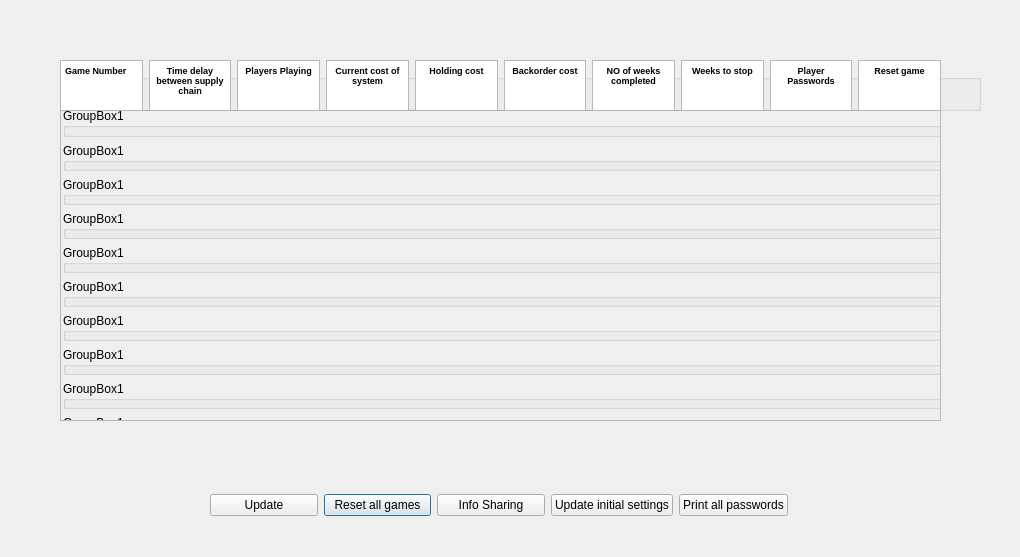
<?xml version="1.0" encoding="UTF-8"?>
<ui version="4.0">
 <class>Instructors_dashboard</class>
 <widget class="QDialog" name="Instructors_dashboard">
  <property name="geometry">
   <rect>
    <x>0</x>
    <y>0</y>
    <width>1020</width>
    <height>557</height>
   </rect>
  </property>
  <property name="windowTitle">
   <string>Dialog</string>
  </property>
  <widget class="QScrollArea" name="scrollArea">
   <property name="geometry">
    <rect>
     <x>60</x>
     <y>110</y>
     <width>881</width>
     <height>311</height>
    </rect>
   </property>
   <property name="widgetResizable">
    <bool>true</bool>
   </property>
   <widget class="QWidget" name="scrollAreaWidgetContents">
    <property name="geometry">
     <rect>
      <x>0</x>
      <y>0</y>
      <width>879</width>
      <height>309</height>
     </rect>
    </property>
    <widget class="QWidget" name="">
     <property name="geometry">
      <rect>
       <x>2</x>
       <y>-3</y>
       <width>883</width>
       <height>1322</height>
      </rect>
     </property>
     <layout class="QVBoxLayout" name="verticalLayout">
      <item>
       <widget class="QGroupBox" name="groupBox_2">
        <property name="minimumSize">
         <size>
          <width>881</width>
          <height>0</height>
         </size>
        </property>
        <property name="title">
         <string>GroupBox1</string>
        </property>
       </widget>
      </item>
      <item>
       <widget class="QGroupBox" name="groupBox_3">
        <property name="minimumSize">
         <size>
          <width>881</width>
          <height>0</height>
         </size>
        </property>
        <property name="title">
         <string>GroupBox1</string>
        </property>
       </widget>
      </item>
      <item>
       <widget class="QGroupBox" name="groupBox_6">
        <property name="minimumSize">
         <size>
          <width>881</width>
          <height>0</height>
         </size>
        </property>
        <property name="title">
         <string>GroupBox1</string>
        </property>
       </widget>
      </item>
      <item>
       <widget class="QGroupBox" name="groupBox_7">
        <property name="minimumSize">
         <size>
          <width>881</width>
          <height>0</height>
         </size>
        </property>
        <property name="title">
         <string>GroupBox1</string>
        </property>
       </widget>
      </item>
      <item>
       <widget class="QGroupBox" name="groupBox_9">
        <property name="minimumSize">
         <size>
          <width>881</width>
          <height>0</height>
         </size>
        </property>
        <property name="title">
         <string>GroupBox1</string>
        </property>
       </widget>
      </item>
      <item>
       <widget class="QGroupBox" name="groupBox_11">
        <property name="minimumSize">
         <size>
          <width>881</width>
          <height>0</height>
         </size>
        </property>
        <property name="title">
         <string>GroupBox1</string>
        </property>
       </widget>
      </item>
      <item>
       <widget class="QGroupBox" name="groupBox_8">
        <property name="minimumSize">
         <size>
          <width>881</width>
          <height>0</height>
         </size>
        </property>
        <property name="title">
         <string>GroupBox1</string>
        </property>
       </widget>
      </item>
      <item>
       <widget class="QGroupBox" name="groupBox_12">
        <property name="minimumSize">
         <size>
          <width>881</width>
          <height>0</height>
         </size>
        </property>
        <property name="title">
         <string>GroupBox1</string>
        </property>
       </widget>
      </item>
      <item>
       <widget class="QGroupBox" name="groupBox_13">
        <property name="minimumSize">
         <size>
          <width>881</width>
          <height>0</height>
         </size>
        </property>
        <property name="title">
         <string>GroupBox1</string>
        </property>
       </widget>
      </item>
      <item>
       <widget class="QGroupBox" name="groupBox_4">
        <property name="minimumSize">
         <size>
          <width>881</width>
          <height>0</height>
         </size>
        </property>
        <property name="title">
         <string>GroupBox1</string>
        </property>
       </widget>
      </item>
      <item>
       <widget class="QGroupBox" name="groupBox_14">
        <property name="minimumSize">
         <size>
          <width>881</width>
          <height>0</height>
         </size>
        </property>
        <property name="title">
         <string>GroupBox1</string>
        </property>
       </widget>
      </item>
      <item>
       <widget class="QGroupBox" name="groupBox_10">
        <property name="minimumSize">
         <size>
          <width>881</width>
          <height>0</height>
         </size>
        </property>
        <property name="title">
         <string>GroupBox1</string>
        </property>
       </widget>
      </item>
      <item>
       <widget class="QGroupBox" name="groupBox_26">
        <property name="minimumSize">
         <size>
          <width>881</width>
          <height>0</height>
         </size>
        </property>
        <property name="title">
         <string>GroupBox1</string>
        </property>
       </widget>
      </item>
      <item>
       <widget class="QGroupBox" name="groupBox_21">
        <property name="minimumSize">
         <size>
          <width>881</width>
          <height>0</height>
         </size>
        </property>
        <property name="title">
         <string>GroupBox1</string>
        </property>
       </widget>
      </item>
      <item>
       <widget class="QGroupBox" name="groupBox_20">
        <property name="minimumSize">
         <size>
          <width>881</width>
          <height>0</height>
         </size>
        </property>
        <property name="title">
         <string>GroupBox1</string>
        </property>
       </widget>
      </item>
      <item>
       <widget class="QGroupBox" name="groupBox_19">
        <property name="minimumSize">
         <size>
          <width>881</width>
          <height>0</height>
         </size>
        </property>
        <property name="title">
         <string>GroupBox1</string>
        </property>
       </widget>
      </item>
      <item>
       <widget class="QGroupBox" name="groupBox_15">
        <property name="minimumSize">
         <size>
          <width>881</width>
          <height>0</height>
         </size>
        </property>
        <property name="title">
         <string>GroupBox1</string>
        </property>
       </widget>
      </item>
      <item>
       <widget class="QGroupBox" name="groupBox_16">
        <property name="minimumSize">
         <size>
          <width>881</width>
          <height>0</height>
         </size>
        </property>
        <property name="title">
         <string>GroupBox1</string>
        </property>
       </widget>
      </item>
      <item>
       <widget class="QGroupBox" name="groupBox_39">
        <property name="minimumSize">
         <size>
          <width>881</width>
          <height>0</height>
         </size>
        </property>
        <property name="title">
         <string>GroupBox1</string>
        </property>
       </widget>
      </item>
      <item>
       <widget class="QGroupBox" name="groupBox_37">
        <property name="minimumSize">
         <size>
          <width>881</width>
          <height>0</height>
         </size>
        </property>
        <property name="title">
         <string>GroupBox1</string>
        </property>
       </widget>
      </item>
      <item>
       <widget class="QGroupBox" name="groupBox_34">
        <property name="minimumSize">
         <size>
          <width>881</width>
          <height>0</height>
         </size>
        </property>
        <property name="title">
         <string>GroupBox1</string>
        </property>
       </widget>
      </item>
      <item>
       <widget class="QGroupBox" name="groupBox_30">
        <property name="minimumSize">
         <size>
          <width>881</width>
          <height>0</height>
         </size>
        </property>
        <property name="title">
         <string>GroupBox1</string>
        </property>
       </widget>
      </item>
      <item>
       <widget class="QGroupBox" name="groupBox_38">
        <property name="minimumSize">
         <size>
          <width>881</width>
          <height>0</height>
         </size>
        </property>
        <property name="title">
         <string>GroupBox1</string>
        </property>
       </widget>
      </item>
      <item>
       <widget class="QGroupBox" name="groupBox_29">
        <property name="minimumSize">
         <size>
          <width>881</width>
          <height>0</height>
         </size>
        </property>
        <property name="title">
         <string>GroupBox1</string>
        </property>
       </widget>
      </item>
      <item>
       <widget class="QGroupBox" name="groupBox_36">
        <property name="minimumSize">
         <size>
          <width>881</width>
          <height>0</height>
         </size>
        </property>
        <property name="title">
         <string>GroupBox1</string>
        </property>
       </widget>
      </item>
      <item>
       <widget class="QGroupBox" name="groupBox_33">
        <property name="minimumSize">
         <size>
          <width>881</width>
          <height>0</height>
         </size>
        </property>
        <property name="title">
         <string>GroupBox1</string>
        </property>
       </widget>
      </item>
      <item>
       <widget class="QGroupBox" name="groupBox_32">
        <property name="minimumSize">
         <size>
          <width>881</width>
          <height>0</height>
         </size>
        </property>
        <property name="title">
         <string>GroupBox1</string>
        </property>
       </widget>
      </item>
      <item>
       <widget class="QGroupBox" name="groupBox_35">
        <property name="minimumSize">
         <size>
          <width>881</width>
          <height>0</height>
         </size>
        </property>
        <property name="title">
         <string>GroupBox1</string>
        </property>
       </widget>
      </item>
      <item>
       <widget class="QGroupBox" name="groupBox_31">
        <property name="minimumSize">
         <size>
          <width>881</width>
          <height>0</height>
         </size>
        </property>
        <property name="title">
         <string>GroupBox1</string>
        </property>
       </widget>
      </item>
      <item>
       <widget class="QGroupBox" name="groupBox_28">
        <property name="minimumSize">
         <size>
          <width>881</width>
          <height>0</height>
         </size>
        </property>
        <property name="title">
         <string>GroupBox1</string>
        </property>
       </widget>
      </item>
      <item>
       <widget class="QGroupBox" name="groupBox_40">
        <property name="minimumSize">
         <size>
          <width>881</width>
          <height>0</height>
         </size>
        </property>
        <property name="title">
         <string>GroupBox1</string>
        </property>
       </widget>
      </item>
      <item>
       <widget class="QGroupBox" name="groupBox_22">
        <property name="minimumSize">
         <size>
          <width>881</width>
          <height>0</height>
         </size>
        </property>
        <property name="title">
         <string>GroupBox1</string>
        </property>
       </widget>
      </item>
      <item>
       <widget class="QGroupBox" name="groupBox_25">
        <property name="minimumSize">
         <size>
          <width>881</width>
          <height>0</height>
         </size>
        </property>
        <property name="title">
         <string>GroupBox1</string>
        </property>
       </widget>
      </item>
      <item>
       <widget class="QGroupBox" name="groupBox_24">
        <property name="minimumSize">
         <size>
          <width>881</width>
          <height>0</height>
         </size>
        </property>
        <property name="title">
         <string>GroupBox1</string>
        </property>
       </widget>
      </item>
      <item>
       <widget class="QGroupBox" name="groupBox_18">
        <property name="minimumSize">
         <size>
          <width>881</width>
          <height>0</height>
         </size>
        </property>
        <property name="title">
         <string>GroupBox1</string>
        </property>
       </widget>
      </item>
      <item>
       <widget class="QGroupBox" name="groupBox_17">
        <property name="minimumSize">
         <size>
          <width>881</width>
          <height>0</height>
         </size>
        </property>
        <property name="title">
         <string>GroupBox1</string>
        </property>
       </widget>
      </item>
      <item>
       <widget class="QGroupBox" name="groupBox_23">
        <property name="minimumSize">
         <size>
          <width>881</width>
          <height>0</height>
         </size>
        </property>
        <property name="title">
         <string>GroupBox1</string>
        </property>
       </widget>
      </item>
      <item>
       <widget class="QGroupBox" name="groupBox_27">
        <property name="minimumSize">
         <size>
          <width>881</width>
          <height>0</height>
         </size>
        </property>
        <property name="title">
         <string>GroupBox1</string>
        </property>
       </widget>
      </item>
      <item>
       <widget class="QGroupBox" name="groupBox_5">
        <property name="minimumSize">
         <size>
          <width>881</width>
          <height>0</height>
         </size>
        </property>
        <property name="title">
         <string>GroupBox1</string>
        </property>
       </widget>
      </item>
     </layout>
    </widget>
   </widget>
  </widget>
  <widget class="QGroupBox" name="groupBox">
   <property name="geometry">
    <rect>
     <x>60</x>
     <y>60</y>
     <width>921</width>
     <height>51</height>
    </rect>
   </property>
   <property name="title">
    <string>GroupBox</string>
   </property>
   <widget class="QWidget" name="">
    <property name="geometry">
     <rect>
      <x>0</x>
      <y>0</y>
      <width>881</width>
      <height>51</height>
     </rect>
    </property>
    <layout class="QHBoxLayout" name="horizontalLayout">
     <item>
      <widget class="QTextBrowser" name="textBrowser">
       <property name="html">
        <string>&lt;!DOCTYPE HTML PUBLIC &quot;-//W3C//DTD HTML 4.0//EN&quot; &quot;http://www.w3.org/TR/REC-html40/strict.dtd&quot;&gt;
&lt;html&gt;&lt;head&gt;&lt;meta name=&quot;qrichtext&quot; content=&quot;1&quot; /&gt;&lt;style type=&quot;text/css&quot;&gt;
p, li { white-space: pre-wrap; }
&lt;/style&gt;&lt;/head&gt;&lt;body style=&quot; font-family:'Noto Sans'; font-size:9pt; font-weight:400; font-style:normal;&quot;&gt;
&lt;p style=&quot; margin-top:0px; margin-bottom:0px; margin-left:0px; margin-right:0px; -qt-block-indent:0; text-indent:0px;&quot;&gt;&lt;span style=&quot; font-size:7pt; font-weight:600;&quot;&gt;Game Number&lt;/span&gt;&lt;/p&gt;&lt;/body&gt;&lt;/html&gt;</string>
       </property>
      </widget>
     </item>
     <item>
      <widget class="QTextBrowser" name="textBrowser_2">
       <property name="html">
        <string>&lt;!DOCTYPE HTML PUBLIC &quot;-//W3C//DTD HTML 4.0//EN&quot; &quot;http://www.w3.org/TR/REC-html40/strict.dtd&quot;&gt;
&lt;html&gt;&lt;head&gt;&lt;meta name=&quot;qrichtext&quot; content=&quot;1&quot; /&gt;&lt;style type=&quot;text/css&quot;&gt;
p, li { white-space: pre-wrap; }
&lt;/style&gt;&lt;/head&gt;&lt;body style=&quot; font-family:'Noto Sans'; font-size:9pt; font-weight:400; font-style:normal;&quot;&gt;
&lt;p align=&quot;center&quot; style=&quot; margin-top:0px; margin-bottom:0px; margin-left:0px; margin-right:0px; -qt-block-indent:0; text-indent:0px;&quot;&gt;&lt;span style=&quot; font-size:7pt; font-weight:600;&quot;&gt;Time delay between supply chain&lt;/span&gt;&lt;/p&gt;&lt;/body&gt;&lt;/html&gt;</string>
       </property>
      </widget>
     </item>
     <item>
      <widget class="QTextBrowser" name="textBrowser_3">
       <property name="html">
        <string>&lt;!DOCTYPE HTML PUBLIC &quot;-//W3C//DTD HTML 4.0//EN&quot; &quot;http://www.w3.org/TR/REC-html40/strict.dtd&quot;&gt;
&lt;html&gt;&lt;head&gt;&lt;meta name=&quot;qrichtext&quot; content=&quot;1&quot; /&gt;&lt;style type=&quot;text/css&quot;&gt;
p, li { white-space: pre-wrap; }
&lt;/style&gt;&lt;/head&gt;&lt;body style=&quot; font-family:'Noto Sans'; font-size:9pt; font-weight:400; font-style:normal;&quot;&gt;
&lt;p align=&quot;center&quot; style=&quot; margin-top:0px; margin-bottom:0px; margin-left:0px; margin-right:0px; -qt-block-indent:0; text-indent:0px;&quot;&gt;&lt;span style=&quot; font-size:7pt; font-weight:600;&quot;&gt;Players Playing&lt;/span&gt;&lt;/p&gt;&lt;/body&gt;&lt;/html&gt;</string>
       </property>
      </widget>
     </item>
     <item>
      <widget class="QTextBrowser" name="textBrowser_9">
       <property name="html">
        <string>&lt;!DOCTYPE HTML PUBLIC &quot;-//W3C//DTD HTML 4.0//EN&quot; &quot;http://www.w3.org/TR/REC-html40/strict.dtd&quot;&gt;
&lt;html&gt;&lt;head&gt;&lt;meta name=&quot;qrichtext&quot; content=&quot;1&quot; /&gt;&lt;style type=&quot;text/css&quot;&gt;
p, li { white-space: pre-wrap; }
&lt;/style&gt;&lt;/head&gt;&lt;body style=&quot; font-family:'Noto Sans'; font-size:9pt; font-weight:400; font-style:normal;&quot;&gt;
&lt;p align=&quot;center&quot; style=&quot; margin-top:0px; margin-bottom:0px; margin-left:0px; margin-right:0px; -qt-block-indent:0; text-indent:0px;&quot;&gt;&lt;span style=&quot; font-size:7pt; font-weight:600;&quot;&gt;Current cost of system&lt;/span&gt;&lt;/p&gt;&lt;/body&gt;&lt;/html&gt;</string>
       </property>
      </widget>
     </item>
     <item>
      <widget class="QTextBrowser" name="textBrowser_8">
       <property name="html">
        <string>&lt;!DOCTYPE HTML PUBLIC &quot;-//W3C//DTD HTML 4.0//EN&quot; &quot;http://www.w3.org/TR/REC-html40/strict.dtd&quot;&gt;
&lt;html&gt;&lt;head&gt;&lt;meta name=&quot;qrichtext&quot; content=&quot;1&quot; /&gt;&lt;style type=&quot;text/css&quot;&gt;
p, li { white-space: pre-wrap; }
&lt;/style&gt;&lt;/head&gt;&lt;body style=&quot; font-family:'Noto Sans'; font-size:9pt; font-weight:400; font-style:normal;&quot;&gt;
&lt;p align=&quot;center&quot; style=&quot; margin-top:0px; margin-bottom:0px; margin-left:0px; margin-right:0px; -qt-block-indent:0; text-indent:0px;&quot;&gt;&lt;span style=&quot; font-size:7pt; font-weight:600;&quot;&gt;Holding cost&lt;/span&gt;&lt;/p&gt;&lt;/body&gt;&lt;/html&gt;</string>
       </property>
      </widget>
     </item>
     <item>
      <widget class="QTextBrowser" name="textBrowser_6">
       <property name="html">
        <string>&lt;!DOCTYPE HTML PUBLIC &quot;-//W3C//DTD HTML 4.0//EN&quot; &quot;http://www.w3.org/TR/REC-html40/strict.dtd&quot;&gt;
&lt;html&gt;&lt;head&gt;&lt;meta name=&quot;qrichtext&quot; content=&quot;1&quot; /&gt;&lt;style type=&quot;text/css&quot;&gt;
p, li { white-space: pre-wrap; }
&lt;/style&gt;&lt;/head&gt;&lt;body style=&quot; font-family:'Noto Sans'; font-size:9pt; font-weight:400; font-style:normal;&quot;&gt;
&lt;p align=&quot;center&quot; style=&quot; margin-top:0px; margin-bottom:0px; margin-left:0px; margin-right:0px; -qt-block-indent:0; text-indent:0px;&quot;&gt;&lt;span style=&quot; font-size:7pt; font-weight:600;&quot;&gt;Backorder cost&lt;/span&gt;&lt;/p&gt;&lt;/body&gt;&lt;/html&gt;</string>
       </property>
      </widget>
     </item>
     <item>
      <widget class="QTextBrowser" name="textBrowser_7">
       <property name="html">
        <string>&lt;!DOCTYPE HTML PUBLIC &quot;-//W3C//DTD HTML 4.0//EN&quot; &quot;http://www.w3.org/TR/REC-html40/strict.dtd&quot;&gt;
&lt;html&gt;&lt;head&gt;&lt;meta name=&quot;qrichtext&quot; content=&quot;1&quot; /&gt;&lt;style type=&quot;text/css&quot;&gt;
p, li { white-space: pre-wrap; }
&lt;/style&gt;&lt;/head&gt;&lt;body style=&quot; font-family:'Noto Sans'; font-size:9pt; font-weight:400; font-style:normal;&quot;&gt;
&lt;p align=&quot;center&quot; style=&quot; margin-top:0px; margin-bottom:0px; margin-left:0px; margin-right:0px; -qt-block-indent:0; text-indent:0px;&quot;&gt;&lt;span style=&quot; font-size:7pt; font-weight:600;&quot;&gt;NO of weeks completed&lt;/span&gt;&lt;/p&gt;&lt;/body&gt;&lt;/html&gt;</string>
       </property>
      </widget>
     </item>
     <item>
      <widget class="QTextBrowser" name="textBrowser_5">
       <property name="html">
        <string>&lt;!DOCTYPE HTML PUBLIC &quot;-//W3C//DTD HTML 4.0//EN&quot; &quot;http://www.w3.org/TR/REC-html40/strict.dtd&quot;&gt;
&lt;html&gt;&lt;head&gt;&lt;meta name=&quot;qrichtext&quot; content=&quot;1&quot; /&gt;&lt;style type=&quot;text/css&quot;&gt;
p, li { white-space: pre-wrap; }
&lt;/style&gt;&lt;/head&gt;&lt;body style=&quot; font-family:'Noto Sans'; font-size:9pt; font-weight:400; font-style:normal;&quot;&gt;
&lt;p align=&quot;center&quot; style=&quot; margin-top:0px; margin-bottom:0px; margin-left:0px; margin-right:0px; -qt-block-indent:0; text-indent:0px;&quot;&gt;&lt;span style=&quot; font-size:7pt; font-weight:600;&quot;&gt;Weeks to stop&lt;/span&gt;&lt;/p&gt;&lt;/body&gt;&lt;/html&gt;</string>
       </property>
      </widget>
     </item>
     <item>
      <widget class="QTextBrowser" name="textBrowser_4">
       <property name="html">
        <string>&lt;!DOCTYPE HTML PUBLIC &quot;-//W3C//DTD HTML 4.0//EN&quot; &quot;http://www.w3.org/TR/REC-html40/strict.dtd&quot;&gt;
&lt;html&gt;&lt;head&gt;&lt;meta name=&quot;qrichtext&quot; content=&quot;1&quot; /&gt;&lt;style type=&quot;text/css&quot;&gt;
p, li { white-space: pre-wrap; }
&lt;/style&gt;&lt;/head&gt;&lt;body style=&quot; font-family:'Noto Sans'; font-size:9pt; font-weight:400; font-style:normal;&quot;&gt;
&lt;p align=&quot;center&quot; style=&quot; margin-top:0px; margin-bottom:0px; margin-left:0px; margin-right:0px; -qt-block-indent:0; text-indent:0px;&quot;&gt;&lt;span style=&quot; font-size:7pt; font-weight:600;&quot;&gt;Player Passwords&lt;/span&gt;&lt;/p&gt;&lt;/body&gt;&lt;/html&gt;</string>
       </property>
      </widget>
     </item>
     <item>
      <widget class="QTextBrowser" name="textBrowser_10">
       <property name="html">
        <string>&lt;!DOCTYPE HTML PUBLIC &quot;-//W3C//DTD HTML 4.0//EN&quot; &quot;http://www.w3.org/TR/REC-html40/strict.dtd&quot;&gt;
&lt;html&gt;&lt;head&gt;&lt;meta name=&quot;qrichtext&quot; content=&quot;1&quot; /&gt;&lt;style type=&quot;text/css&quot;&gt;
p, li { white-space: pre-wrap; }
&lt;/style&gt;&lt;/head&gt;&lt;body style=&quot; font-family:'Noto Sans'; font-size:9pt; font-weight:400; font-style:normal;&quot;&gt;
&lt;p align=&quot;center&quot; style=&quot; margin-top:0px; margin-bottom:0px; margin-left:0px; margin-right:0px; -qt-block-indent:0; text-indent:0px;&quot;&gt;&lt;span style=&quot; font-size:7pt; font-weight:600;&quot;&gt;Reset game&lt;/span&gt;&lt;/p&gt;&lt;/body&gt;&lt;/html&gt;</string>
       </property>
      </widget>
     </item>
    </layout>
   </widget>
  </widget>
  <widget class="QWidget" name="">
   <property name="geometry">
    <rect>
     <x>160</x>
     <y>490</y>
     <width>678</width>
     <height>31</height>
    </rect>
   </property>
   <layout class="QGridLayout" name="gridLayout_2">
    <property name="leftMargin">
     <number>50</number>
    </property>
    <property name="rightMargin">
     <number>50</number>
    </property>
    <item row="0" column="1">
     <widget class="QPushButton" name="pushButton_34">
      <property name="text">
       <string>Reset all games</string>
      </property>
     </widget>
    </item>
    <item row="0" column="3">
     <widget class="QPushButton" name="pushButton_33">
      <property name="text">
       <string>Update initial settings</string>
      </property>
     </widget>
    </item>
    <item row="0" column="2">
     <widget class="QPushButton" name="pushButton_32">
      <property name="text">
       <string>Info Sharing</string>
      </property>
     </widget>
    </item>
    <item row="0" column="4">
     <widget class="QPushButton" name="pushButton_35">
      <property name="text">
       <string>Print all passwords</string>
      </property>
     </widget>
    </item>
    <item row="0" column="0">
     <widget class="QPushButton" name="pushButton_31">
      <property name="text">
       <string>Update</string>
      </property>
     </widget>
    </item>
   </layout>
  </widget>
 </widget>
 <resources/>
 <connections/>
</ui>
